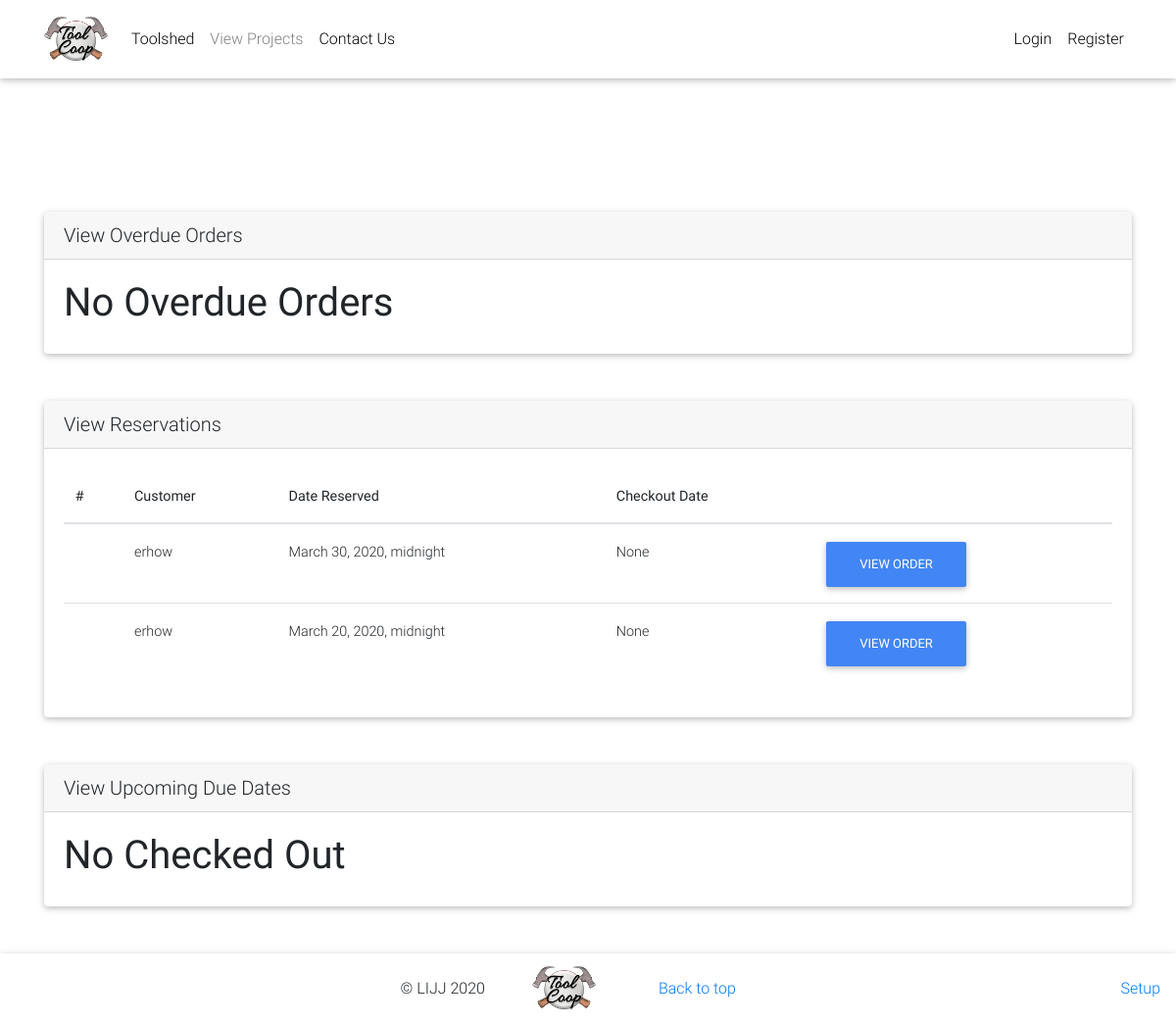
Before: /orders/ with the older database file.
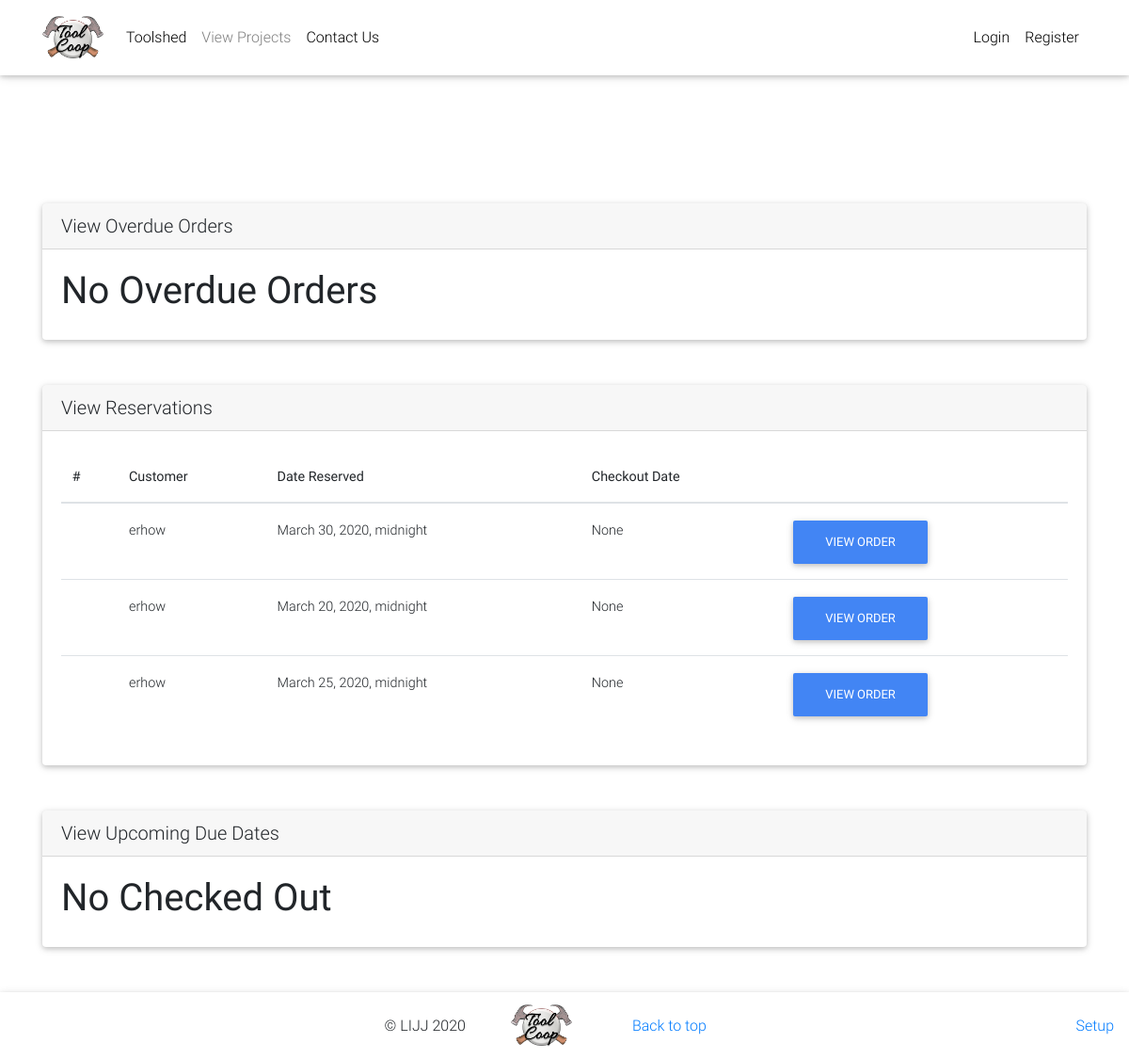
After: the same page with the newer database file.
### backend/models.py (models this page shows, shortened)
class Order(models.Model):
    user = models.ForeignKey(User, on_delete=models.CASCADE)
    items = models.ManyToManyField(OrderItem)
    is_reserved = models.BooleanField(default=False)
    is_checked_out = models.BooleanField(default=False)
    reservation_date = models.DateTimeField(null=True)
    checkout_date = models.DateTimeField(null=True)
    due_date = models.DateTimeField(null=True)
    checkin_date = models.DateTimeField(null=True)
    def get_admin_order_summary(self):
        return reverse("admin-order-summary", kwargs={'id':self.id})

### backend/views.py (the view)
# urls.py: path('orders/', AdminOrdersView.as_view(), name='orders'),
class AdminOrdersView(View):
    def get(self, *args, **kwargs):
        try:
            reserved_orders = Order.objects.filter(is_reserved=True, is_checked_out=False)
            checked_out_orders = Order.objects.filter(is_reserved=True, is_checked_out=True)
            overdue_orders = Order.objects.filter(due_date__lte=datetime.today() , is_checked_out=True)
            context=  {
                'reserved_orders': reserved_orders,
                'checked_out_orders': checked_out_orders,
                'overdue_orders': overdue_orders
            }
            return render(self.request, "backend/orders.html", context)
        except ObjectDoesNotExist:
            messages.info(self.request, "You do not have an active order")
            return redirect("/")

### backend/templates/backend/orders.html
{% extends "backend/base.html" %}
{% load crispy_forms_tags %}
{% block content %}
<main>
  <div>
    <div class="card my-5">
      <h5 class="card-header">View Overdue Orders</h5>
      <div class="card-body">
        {% if checked_out_orders|length > 0 %}
        <table class="table">
          <thead>
            <tr>
              <th scope="col">#</th>
              <th>Customer</th>
              <th scope="col">Date Reserved</th>
              <th scope="col">Checkout Date</th>
              <th scope="col"></th>
            </tr>
          </thead>
          <tbody>
            {% for order in overdue_orders %}
            <tr>
              <th scope="row"></th>
              <td> {{ order.user.username }}</td>
              <td>{{ order.reservation_date }}</td>
              <td>{{ order.checkout_date }}</td>
              <td><a class="btn btn-primary" href="{{ order.get_admin_order_summary }}">View Order</a> </td>
            </tr>
            {% endfor %}
          </tbody>
        </table>
        {% else %}
        <h1>No Overdue Orders</h1>
        {% endif %}
      </div>
    </div>
  </div>
  <div class="card my-5">
    <h5 class="card-header">View Reservations</h5>
    <div class="card-body">
      {% if reserved_orders|length > 0 %}
        <table class="table">
          <thead>
            <tr>
              <th scope="col">#</th>
              <th>Customer</th>
              <th scope="col">Date Reserved</th>
              <th scope="col">Checkout Date</th>
              <th scope="col"></th>
            </tr>
          </thead>
          <tbody>
            {% for order in reserved_orders %}
            <tr>
              <th scope="row"></th>
              <td> {{ order.user.username }}</td>
              <td>{{ order.reservation_date }}</td>
              <td>{{ order.checkout_date }}</td>
              <td><a class="btn btn-primary" href="{{ order.get_admin_order_summary }}">View Order</a> </td>
            </tr>
            {% endfor %}
          </tbody>
        </table>
      {% else %}
        <h1>No Reserved Orders</h1>
      {% endif %}
    </div>
  </div>
    <div class="card my-5">
      <h5 class="card-header">View Upcoming Due Dates</h5>
      <div class="card-body">
        {% if checked_out_orders|length > 0 %}
          <table class="table">
            <thead>
              <tr>
                <th scope="col">#</th>
                <th>Customer</th>
                <th scope="col">Checkout Date</th>
                <th scope="col">Due Date</th>
                <th scope="col"></th>
                <th scope="col"></th>
              </tr>
            </thead>
            <tbody>
              {% for order in checked_out_orders %}
              <tr>
                <th scope="row"></th>
                <td> {{ order.user.username }}</td>
                <td>{{ order.checkout_date }}</td>
                <td>{{ order.due_date }}</td>
                <td><a class="btn btn-primary" href="{{ order.get_admin_order_summary }}">View Order</a> </td>
                <td>
                  {% if order.is_checked_out %}
                  <a class="btn btn-primary" href="{{ order.get_admin_checkin }}">Checkin</a>
                  {% endif %}
                </td>
              </tr>
              {% endfor %}
            </tbody>
          </table>
        {% else %}
          <h1>No Checked Out</h1>
        {% endif %}
      </div>
    </div>
</main>
{% endblock content %}

Changed rows visible on the page:
now on this page (row edited): Order: user.username "erhow", reservation_date "March 25, 2020, midnight", checkout_date "None"
